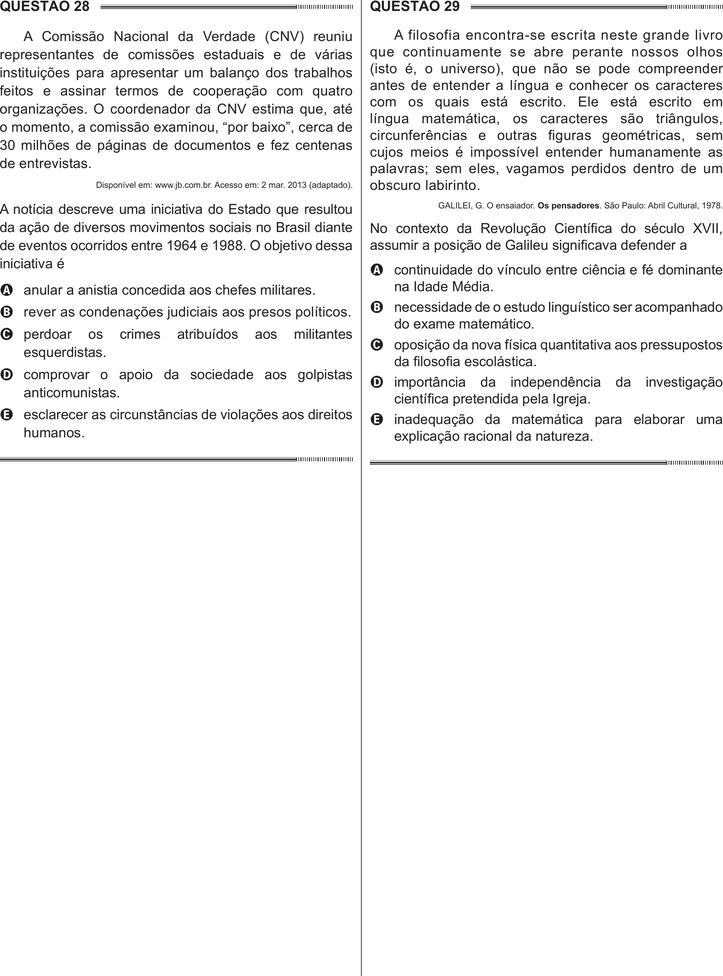
#> input picture 3Passo-DividirAoMeioPaginasSemBordas/sem-bordas-externas/pagina_enem_10.png, 723 x 976 px, shrunk from 2113 x 2852 before the run; its folder holds only this picture in this run
$ python cortar-meio.py
#> lines starting #> are read from the running program, lines starting #| are printed output that depends on the picture
"""
Propósito: Cortar as imagens de colunas ao meio. As imagens já estão sem as bordas externas, agora só cortar ao meio
Autor: Alexandre Nassar de Peder
Criação: 02/10/2025
Atualização: 03/06/2026

OBS1: puxe a pasta "sem-bordas-externas" do passo 2 para esta pasta do passo 3

OBS2: pode ter páginas inteiras e páginas com colunas. Crie uma pasta chamada "inteiras", retire as imagens inteiras e coloque-as nessa pasta

OBS3: observe também se as páginas do seu caderno mantém a mesma altura, tem cadernos que têm duas colunas mas não são exatamente cortadas na metade... se isso acontecer, você vai ter que tratar essas páginas de forma diferente

OBS4: este código vai criar uma pasta de saída chamada "divididas-com-bordas-do-meio", vai cortar ao meio (ver linha 35) as páginas que são colunas e salvar as imagens cortadas nessa pasta criada

OBS5: execute este código. Ao cortar as colunas ao meio, vai gerar uma bordinha interna

OBS6: as imagens vão receber um novo nome, com o sufixo "_esquerda" ou "_direita" para indicar a coluna
"""

from PIL import Image
import os

pasta_imagens = "sem-bordas-externas"
pasta_saida = "divididas-com-bordas-do-meio"

os.makedirs(pasta_saida, exist_ok=True)

for nome_arquivo in os.listdir(pasta_imagens):
    if nome_arquivo.lower().endswith('.png'):
        caminho_entrada = os.path.join(pasta_imagens, nome_arquivo)
        imagem = Image.open(caminho_entrada)
#> imagem is the input picture: PIL image 723x976 RGB; mean R, G, B 242.4, 242.2, 242.3

        largura, altura = imagem.size
#> largura = 723; altura = 976

        metade_largura = largura // 2
#> metade_largura = 361

        caixa_esquerda = (0, 0, metade_largura, altura)
#> caixa_esquerda = (0, 0, 361, 976)
        imagem_esquerda = imagem.crop(caixa_esquerda)
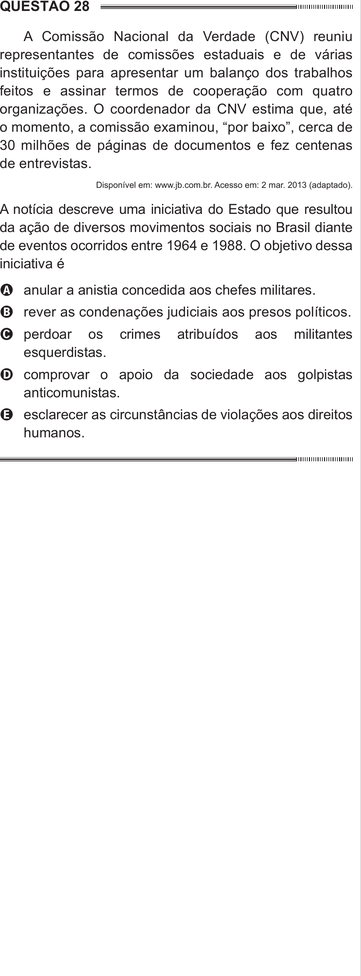
#> imagem_esquerda: PIL image 361x976 RGB; mean R, G, B 243.3, 243, 243.1

        caixa_direita = (metade_largura, 0, largura, altura)
#> caixa_direita = (361, 0, 723, 976)
        imagem_direita = imagem.crop(caixa_direita)
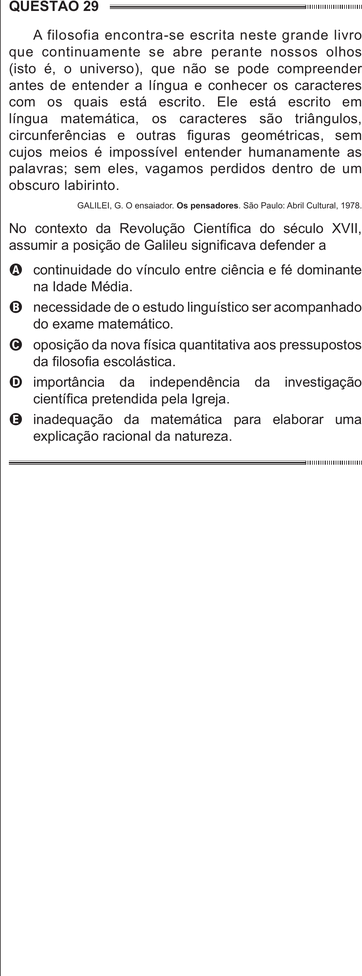
#> imagem_direita: PIL image 362x976 RGB; mean R, G, B 241.6, 241.4, 241.4

        nome_base, extensao = os.path.splitext(nome_arquivo)

        caminho_esquerda = os.path.join(pasta_saida, f"{nome_base}_esquerda{extensao}")
        caminho_direita = os.path.join(pasta_saida, f"{nome_base}_direita{extensao}")

        imagem_esquerda.save(caminho_esquerda)
        imagem_direita.save(caminho_direita)

print("Divisão das imagens ao meio concluída.")

$ run again, on 3Passo-DividirAoMeioPaginasSemBordas/sem-bordas-externas/pagina_enem_16.png
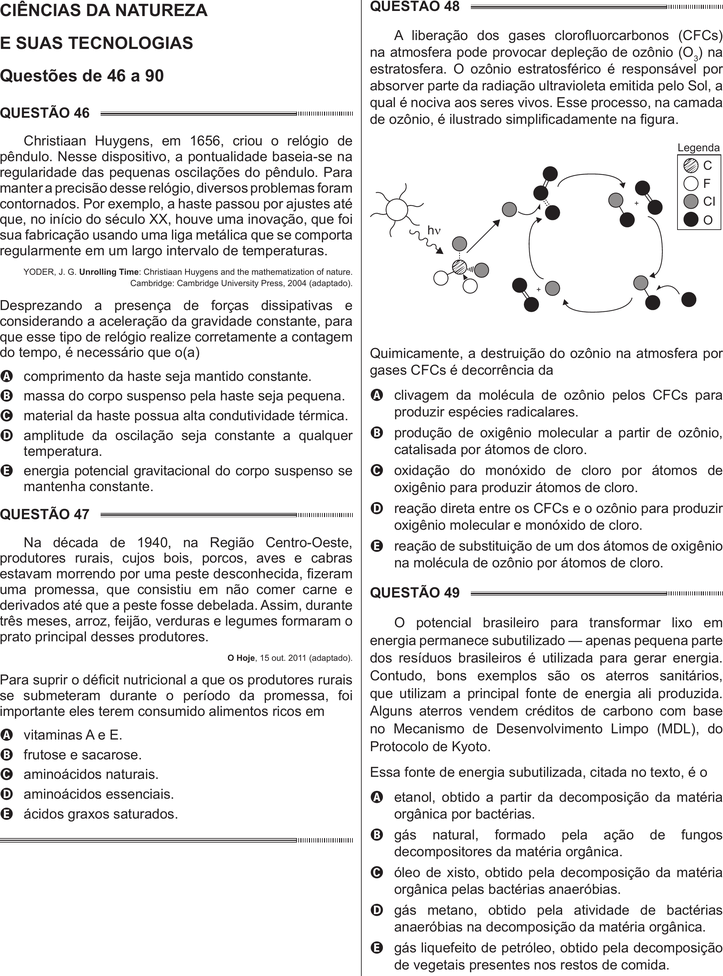
#> input picture 3Passo-DividirAoMeioPaginasSemBordas/sem-bordas-externas/pagina_enem_16.png, 723 x 976 px, shrunk from 2113 x 2852 before the run
#> imagem is the input picture: PIL image 723x976 RGB; mean R, G, B 230.6, 230.2, 230.3
#> `imagem_esquerda = imagem.crop(caixa_esquerda)`:
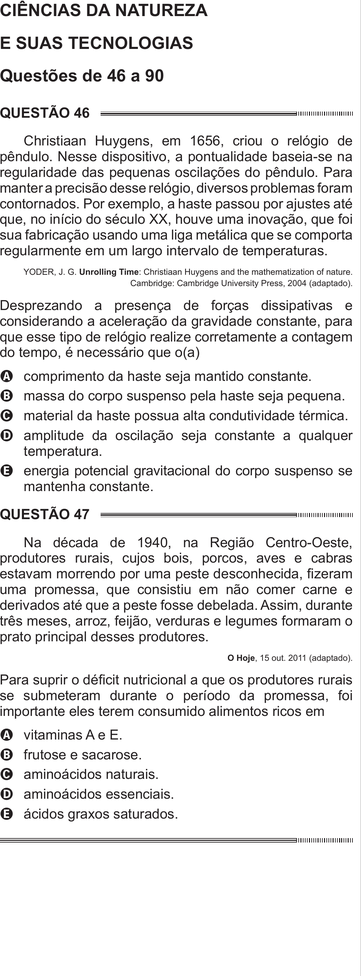
#> imagem_esquerda: PIL image 361x976 RGB; mean R, G, B 231.5, 231.1, 231.2
#> `imagem_direita = imagem.crop(caixa_direita)`:
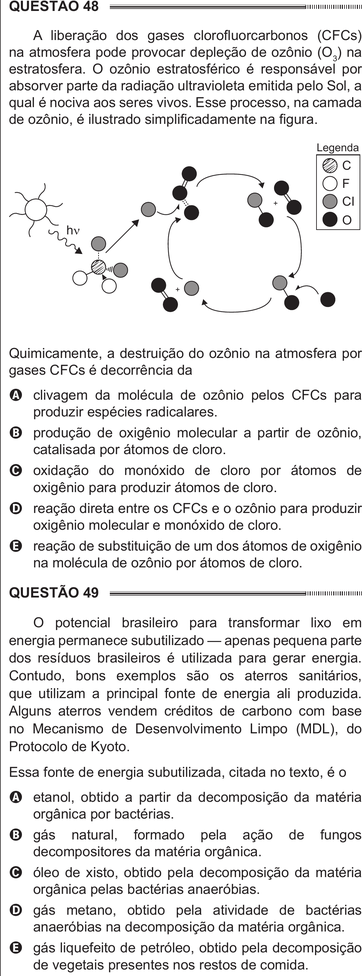
#> imagem_direita: PIL image 362x976 RGB; mean R, G, B 229.7, 229.3, 229.4

$ run again, on 3Passo-DividirAoMeioPaginasSemBordas/sem-bordas-externas/pagina_enem_17.png
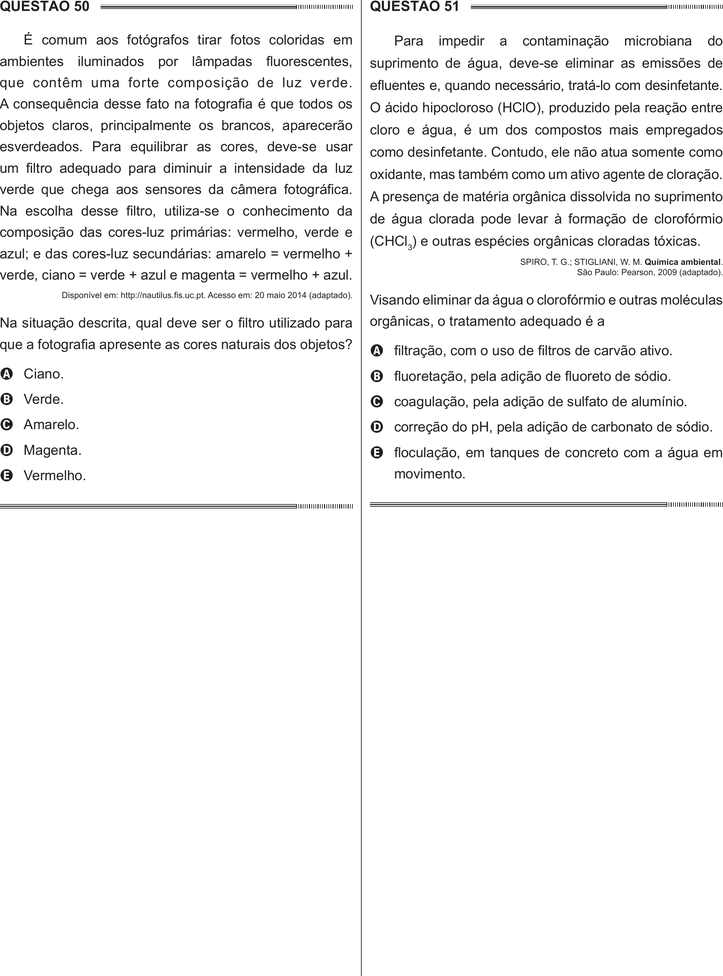
#> input picture 3Passo-DividirAoMeioPaginasSemBordas/sem-bordas-externas/pagina_enem_17.png, 723 x 976 px, shrunk from 2113 x 2852 before the run
#> imagem is the input picture: PIL image 723x976 RGB; mean R, G, B 243.1, 242.9, 243
#> `imagem_esquerda = imagem.crop(caixa_esquerda)`:
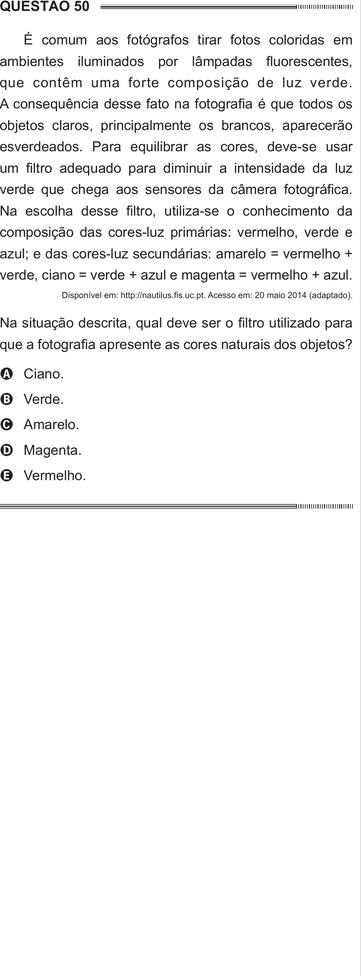
#> imagem_esquerda: PIL image 361x976 RGB; mean R, G, B 243.9, 243.7, 243.8
#> `imagem_direita = imagem.crop(caixa_direita)`:
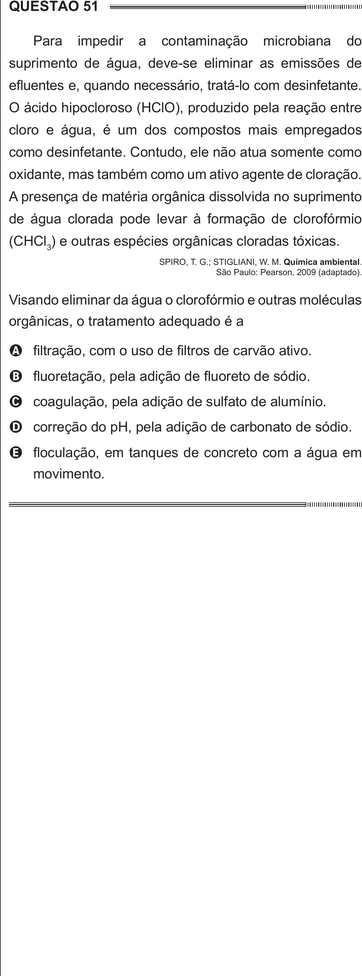
#> imagem_direita: PIL image 362x976 RGB; mean R, G, B 242.3, 242.1, 242.1

$ run again, on 3Passo-DividirAoMeioPaginasSemBordas/sem-bordas-externas/pagina_enem_11.png
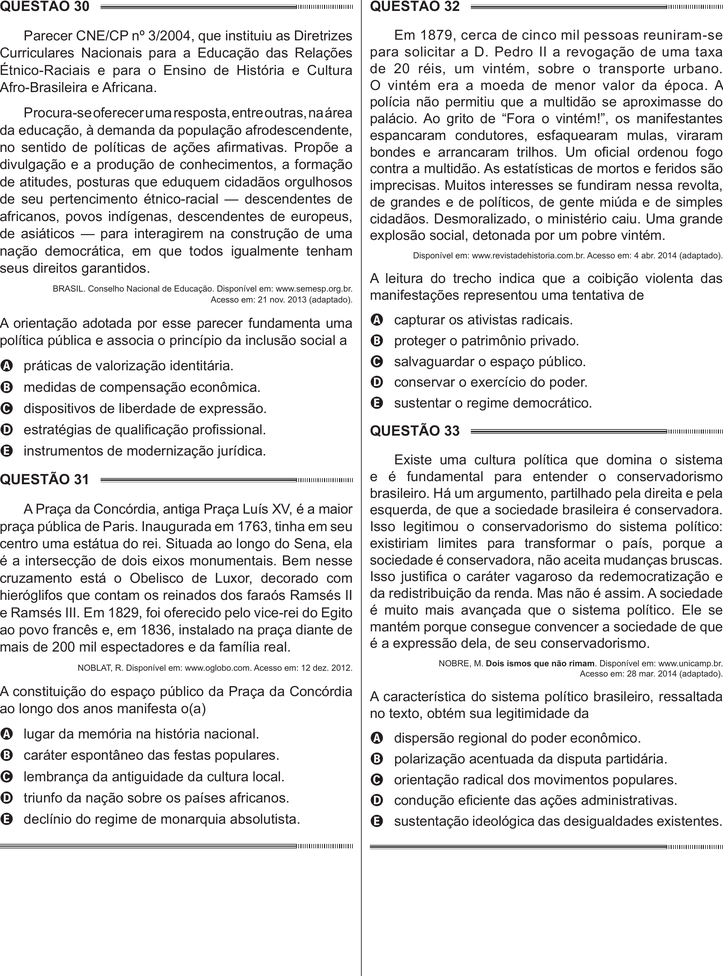
#> input picture 3Passo-DividirAoMeioPaginasSemBordas/sem-bordas-externas/pagina_enem_11.png, 723 x 976 px, shrunk from 2113 x 2852 before the run
#> imagem is the input picture: PIL image 723x976 RGB; mean R, G, B 229.7, 229.3, 229.4
#> `imagem_esquerda = imagem.crop(caixa_esquerda)`:
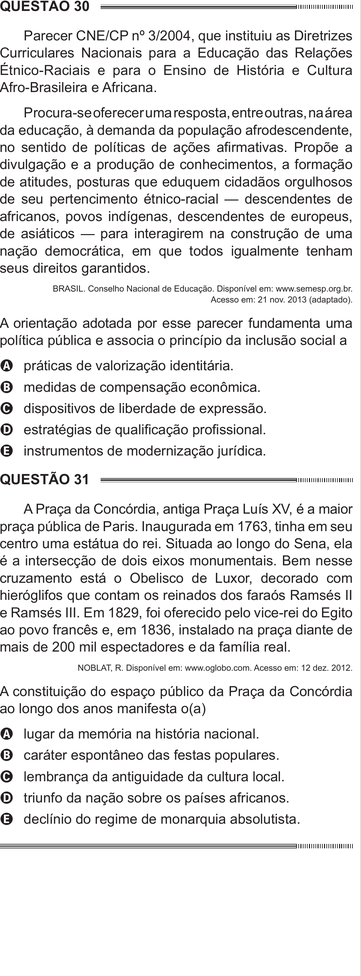
#> imagem_esquerda: PIL image 361x976 RGB; mean R, G, B 230.4, 230, 230.1
#> `imagem_direita = imagem.crop(caixa_direita)`:
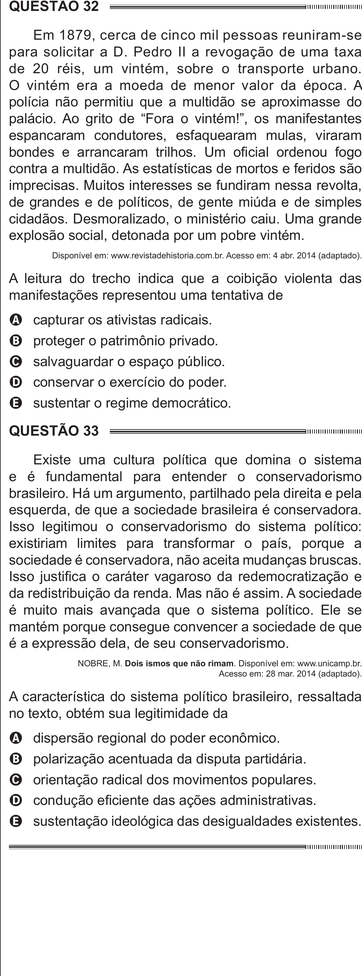
#> imagem_direita: PIL image 362x976 RGB; mean R, G, B 229.1, 228.6, 228.7
